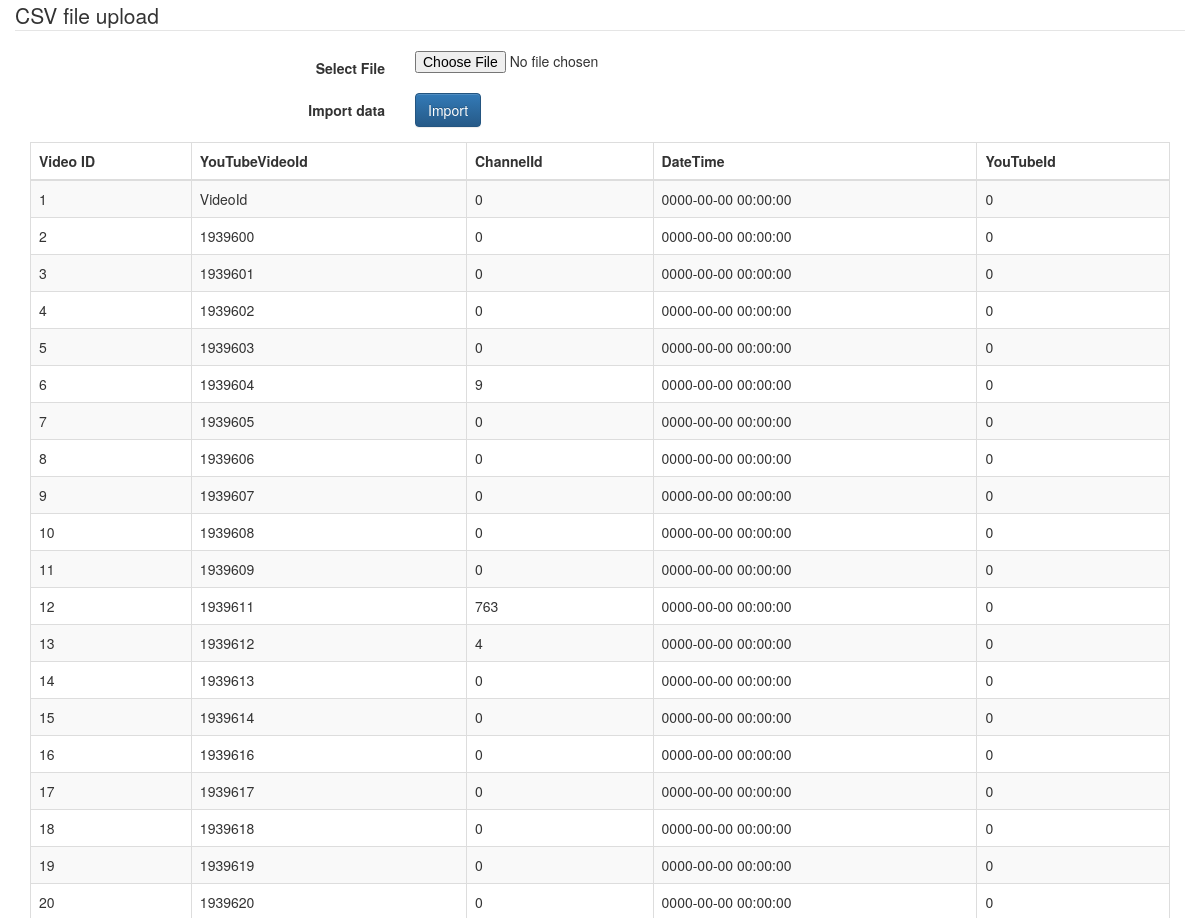
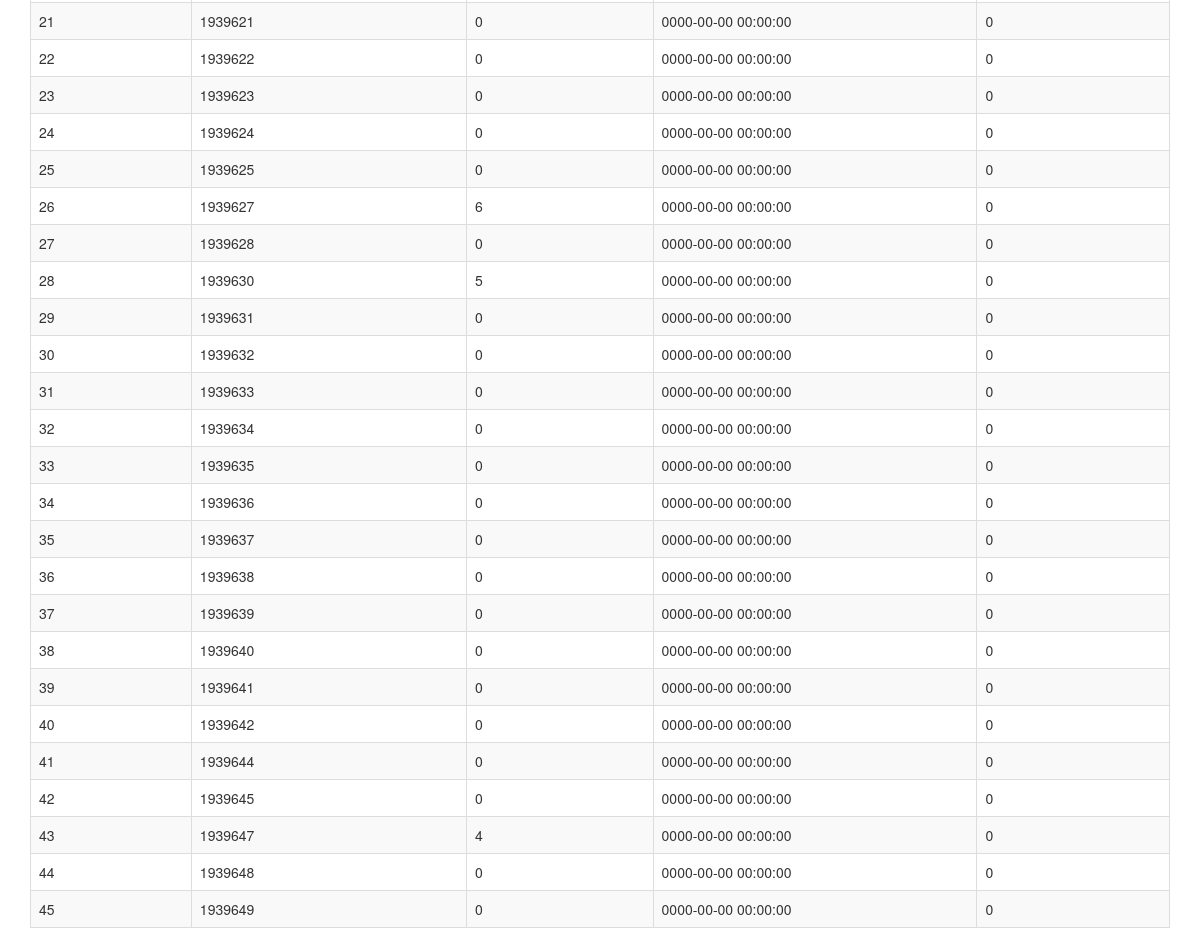
The page / on the database its author committed (2 pictures, top to bottom).
### tables this page shows
CREATE TABLE `videoinfo` (
  `id` int(10) NOT NULL,
  `YouTubeVideoId` varchar(50) NOT NULL,
  `ChannelId` int(10) NOT NULL,
  `DateTime` datetime NOT NULL,
  `Title` varchar(30) NOT NULL,
  `YouTubeId` int(10) NOT NULL
);

### functions.php (the view, shortened to what this page needs)
<?php
function get_all_records(){
    $con = getdb();
    $Sql = "SELECT * FROM videoinfo";
    $result = mysqli_query($con, $Sql);
    if (mysqli_num_rows($result) > 0) {
     echo "<div class='table-responsive'><table id='myTable' class='table table-striped table-bordered'>
             <thead><tr><th>Video ID</th>
                          <th>YouTubeVideoId</th>
                          <th>ChannelId</th>
                          <th>DateTime</th>
                          <th>YouTubeId</th>
                        </tr></thead><tbody>";
     while($row = mysqli_fetch_assoc($result)) {
         echo "<tr><td>" . $row['id']."</td>
                   <td>" . $row['YouTubeVideoId']."</td>
                   <td>" . $row['ChannelId']."</td>
                   <td>" . $row['DateTime']."</td>
                   <td>" . $row['YouTubeId']."</td></tr>";
     }
     echo "</tbody></table></div>";
} else {
     echo "you have no records";
}
}
 ?>

### index.php (shortened to what this page needs)
<?php
include_once('functions.php');
?>
<!DOCTYPE html>
<html lang="en">
<head>
    <link rel="stylesheet" href="https://maxcdn.bootstrapcdn.com/bootstrap/3.3.7/css/bootstrap.min.css">
    <link rel="stylesheet" href="https://maxcdn.bootstrapcdn.com/bootstrap/3.3.7/css/bootstrap-theme.min.css">
</head>
<body>
    <div id="wrap">
        <div class="container">
            <div class="row">
                <form class="form-horizontal" action="functions.php" method="post" name="upload_excel" enctype="multipart/form-data">
                    <fieldset>
                        <legend>CSV file upload</legend>
                        <div class="form-group">
                            <label class="col-md-4 control-label" for="filebutton">Select File</label>
                            <div class="col-md-4">
                                <input type="file" name="file" id="file" class="input-large">
                            </div>
                        </div>
                        <div class="form-group">
                            <label class="col-md-4 control-label" for="singlebutton">Import data</label>
                            <div class="col-md-4">
                                <button type="submit" id="submit" name="Import" class="btn btn-primary button-loading" data-loading-text="Loading...">Import</button>
                            </div>
                        </div>
                    </fieldset>
                </form>
            </div>
            <?php
               get_all_records();
            ?>
        </div>
    </div>
</body>
</html>

### rows shown on the page
videoinfo: id "1", YouTubeVideoId "VideoId", ChannelId "0", DateTime "0000-00-00 00:00:00", YouTubeId "0"
videoinfo: id "2", YouTubeVideoId "1939600", ChannelId "0", DateTime "0000-00-00 00:00:00", YouTubeId "0"
videoinfo: id "3", YouTubeVideoId "1939601", ChannelId "0", DateTime "0000-00-00 00:00:00", YouTubeId "0"
videoinfo: id "4", YouTubeVideoId "1939602", ChannelId "0", DateTime "0000-00-00 00:00:00", YouTubeId "0"
videoinfo: id "5", YouTubeVideoId "1939603", ChannelId "0", DateTime "0000-00-00 00:00:00", YouTubeId "0"
videoinfo: id "6", YouTubeVideoId "1939604", ChannelId "9", DateTime "0000-00-00 00:00:00", YouTubeId "0"
videoinfo: id "7", YouTubeVideoId "1939605", ChannelId "0", DateTime "0000-00-00 00:00:00", YouTubeId "0"
videoinfo: id "8", YouTubeVideoId "1939606", ChannelId "0", DateTime "0000-00-00 00:00:00", YouTubeId "0"
videoinfo: id "9", YouTubeVideoId "1939607", ChannelId "0", DateTime "0000-00-00 00:00:00", YouTubeId "0"
videoinfo: id "10", YouTubeVideoId "1939608", ChannelId "0", DateTime "0000-00-00 00:00:00", YouTubeId "0"
videoinfo: id "11", YouTubeVideoId "1939609", ChannelId "0", DateTime "0000-00-00 00:00:00", YouTubeId "0"
videoinfo: id "12", YouTubeVideoId "1939611", ChannelId "763", DateTime "0000-00-00 00:00:00", YouTubeId "0"
videoinfo: id "13", YouTubeVideoId "1939612", ChannelId "4", DateTime "0000-00-00 00:00:00", YouTubeId "0"
videoinfo: id "14", YouTubeVideoId "1939613", ChannelId "0", DateTime "0000-00-00 00:00:00", YouTubeId "0"
videoinfo: id "15", YouTubeVideoId "1939614", ChannelId "0", DateTime "0000-00-00 00:00:00", YouTubeId "0"
videoinfo: id "16", YouTubeVideoId "1939616", ChannelId "0", DateTime "0000-00-00 00:00:00", YouTubeId "0"
videoinfo: id "17", YouTubeVideoId "1939617", ChannelId "0", DateTime "0000-00-00 00:00:00", YouTubeId "0"
videoinfo: id "18", YouTubeVideoId "1939618", ChannelId "0", DateTime "0000-00-00 00:00:00", YouTubeId "0"
videoinfo: id "19", YouTubeVideoId "1939619", ChannelId "0", DateTime "0000-00-00 00:00:00", YouTubeId "0"
videoinfo: id "20", YouTubeVideoId "1939620", ChannelId "0", DateTime "0000-00-00 00:00:00", YouTubeId "0"
videoinfo: id "21", YouTubeVideoId "1939621", ChannelId "0", DateTime "0000-00-00 00:00:00", YouTubeId "0"
videoinfo: id "22", YouTubeVideoId "1939622", ChannelId "0", DateTime "0000-00-00 00:00:00", YouTubeId "0"
videoinfo: id "23", YouTubeVideoId "1939623", ChannelId "0", DateTime "0000-00-00 00:00:00", YouTubeId "0"
videoinfo: id "24", YouTubeVideoId "1939624", ChannelId "0", DateTime "0000-00-00 00:00:00", YouTubeId "0"
videoinfo: id "25", YouTubeVideoId "1939625", ChannelId "0", DateTime "0000-00-00 00:00:00", YouTubeId "0"
videoinfo: id "26", YouTubeVideoId "1939627", ChannelId "6", DateTime "0000-00-00 00:00:00", YouTubeId "0"
videoinfo: id "27", YouTubeVideoId "1939628", ChannelId "0", DateTime "0000-00-00 00:00:00", YouTubeId "0"
videoinfo: id "28", YouTubeVideoId "1939630", ChannelId "5", DateTime "0000-00-00 00:00:00", YouTubeId "0"
videoinfo: id "29", YouTubeVideoId "1939631", ChannelId "0", DateTime "0000-00-00 00:00:00", YouTubeId "0"
videoinfo: id "30", YouTubeVideoId "1939632", ChannelId "0", DateTime "0000-00-00 00:00:00", YouTubeId "0"
videoinfo: id "31", YouTubeVideoId "1939633", ChannelId "0", DateTime "0000-00-00 00:00:00", YouTubeId "0"
videoinfo: id "32", YouTubeVideoId "1939634", ChannelId "0", DateTime "0000-00-00 00:00:00", YouTubeId "0"
videoinfo: id "33", YouTubeVideoId "1939635", ChannelId "0", DateTime "0000-00-00 00:00:00", YouTubeId "0"
videoinfo: id "34", YouTubeVideoId "1939636", ChannelId "0", DateTime "0000-00-00 00:00:00", YouTubeId "0"
videoinfo: id "35", YouTubeVideoId "1939637", ChannelId "0", DateTime "0000-00-00 00:00:00", YouTubeId "0"
videoinfo: id "36", YouTubeVideoId "1939638", ChannelId "0", DateTime "0000-00-00 00:00:00", YouTubeId "0"
videoinfo: id "37", YouTubeVideoId "1939639", ChannelId "0", DateTime "0000-00-00 00:00:00", YouTubeId "0"
videoinfo: id "38", YouTubeVideoId "1939640", ChannelId "0", DateTime "0000-00-00 00:00:00", YouTubeId "0"
videoinfo: id "39", YouTubeVideoId "1939641", ChannelId "0", DateTime "0000-00-00 00:00:00", YouTubeId "0"
videoinfo: id "40", YouTubeVideoId "1939642", ChannelId "0", DateTime "0000-00-00 00:00:00", YouTubeId "0"
videoinfo: id "41", YouTubeVideoId "1939644", ChannelId "0", DateTime "0000-00-00 00:00:00", YouTubeId "0"
videoinfo: id "42", YouTubeVideoId "1939645", ChannelId "0", DateTime "0000-00-00 00:00:00", YouTubeId "0"
videoinfo: id "43", YouTubeVideoId "1939647", ChannelId "4", DateTime "0000-00-00 00:00:00", YouTubeId "0"
videoinfo: id "44", YouTubeVideoId "1939648", ChannelId "0", DateTime "0000-00-00 00:00:00", YouTubeId "0"
videoinfo: id "45", YouTubeVideoId "1939649", ChannelId "0", DateTime "0000-00-00 00:00:00", YouTubeId "0"
